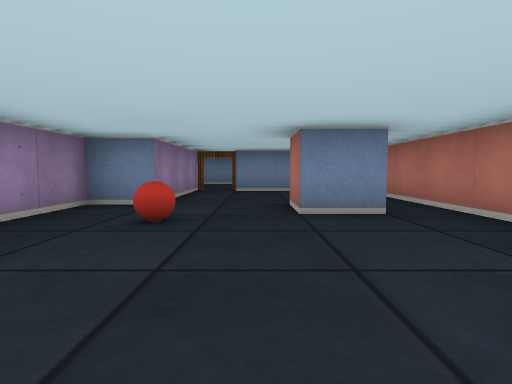
[1] (above)

14 first-person views from a walk through a cub3D level. The camera is about half as high as the walls, tilts 4° down and sees 80° across. The floor is counted in squares. Each view is taken from the middle of a square. On the plan, view 1 faces up. The plan holds only what a view shows up to about 9 squares ahead; the rest is blank.

[2]
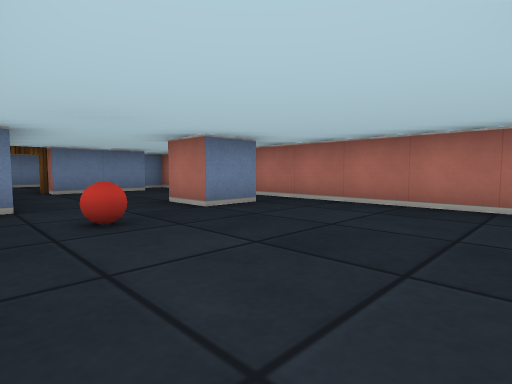

[3]
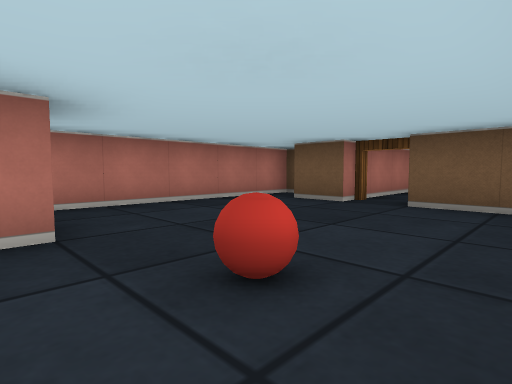

[4]
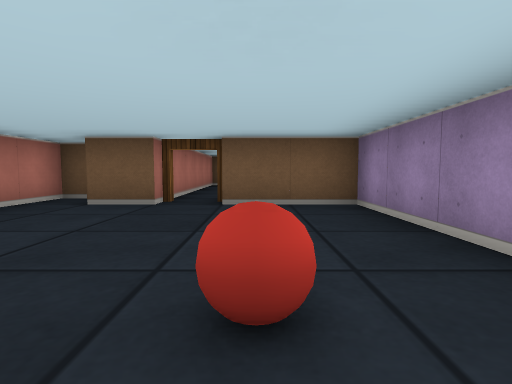

[5]
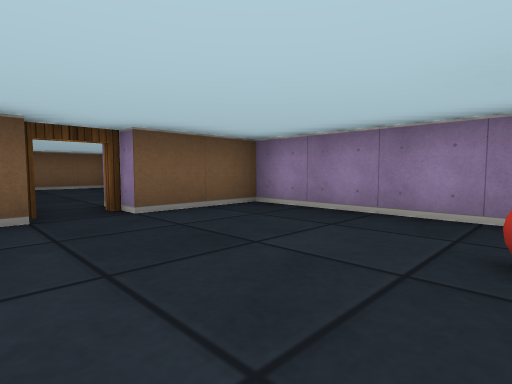

[6]
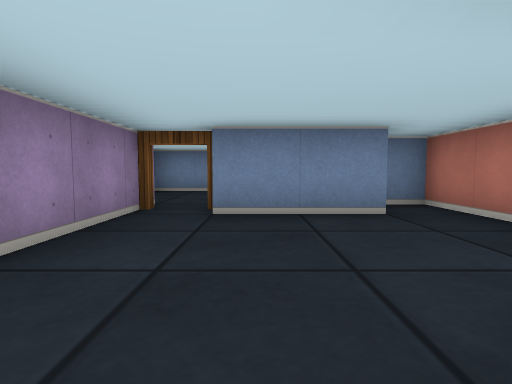

[7]
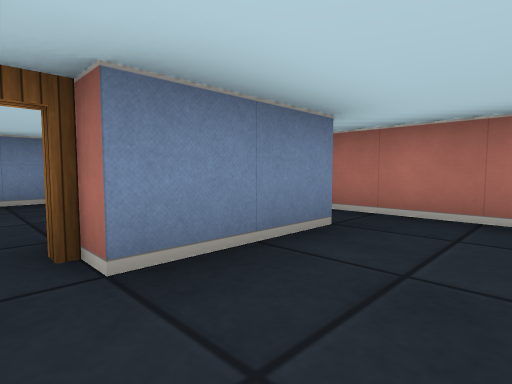

[8]
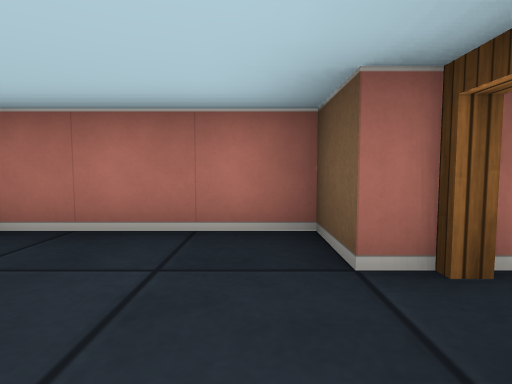

[9]
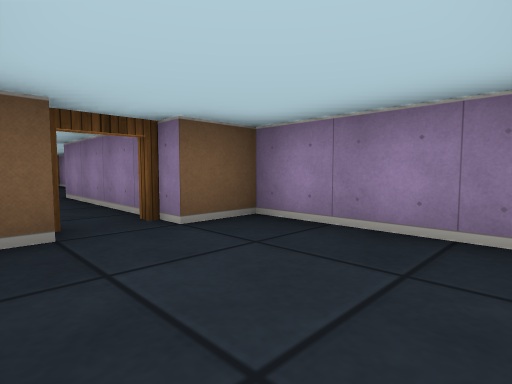

[10]
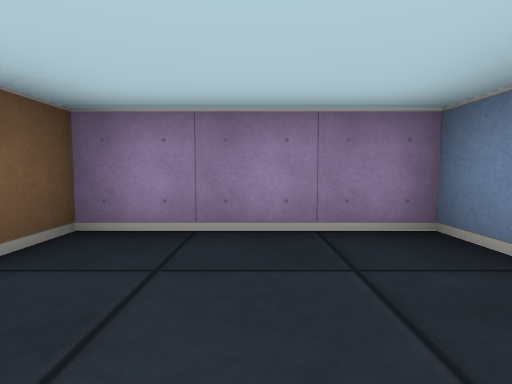

[11]
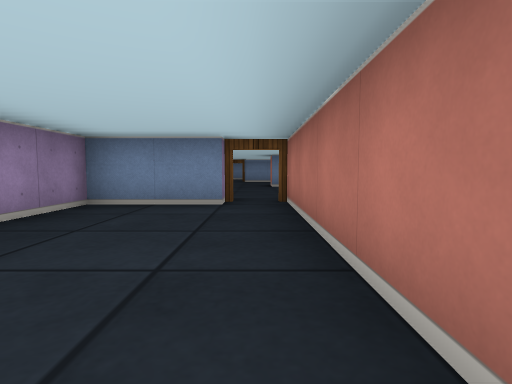

[12]
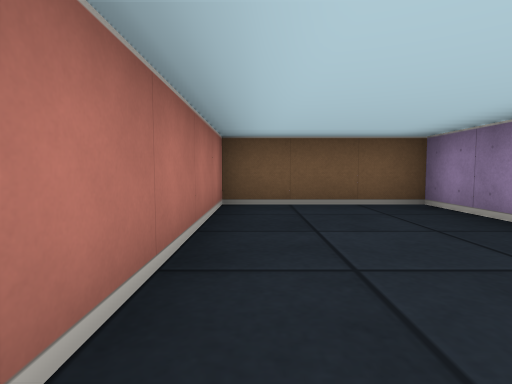

[13]
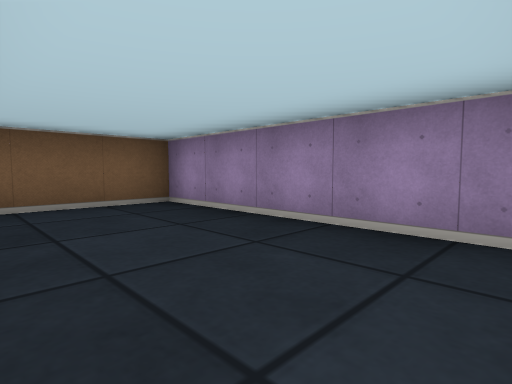

[14]
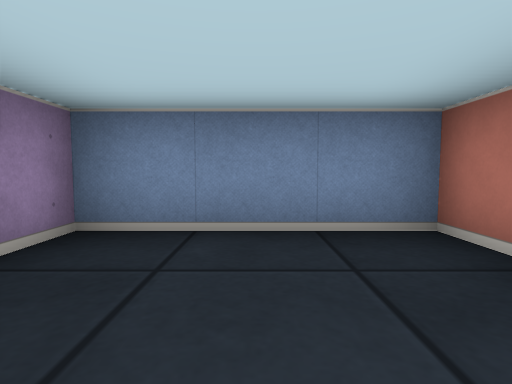

### Floor plan
Ten units are one square. View 1 is at (0, 0); x grows to the right and y downward. Boxes are objects, and circles mark ways between rooms. Rooms are numbered by the first view taken in them; rooms with no view inside come last. Other rooms are left out.
<svg viewBox="-30 -120 60 190">
<path fill="none" stroke="#000" d="M16 -35 5 -35 5 -45M5 5 15 5M16 -75 -5 -75M20 15 25 15 25 -85 19 -85M-15 -85 -15 -45 -25 -45 -25 5 -5 5M-5 -85 5 -85 5 -115 -25 -115 -25 -85 -15 -85M-5 15 -25 15 -25 65 5 65 5 5"/>
<rect x="-15" y="-35" width="10" height="10" fill="#bbb"><title>ball</title></rect>
<circle cx="-10" cy="-80" r="3" fill="#2a7"/>
<circle cx="0" cy="10" r="3" fill="#2a7"/>
<text x="0" y="-30">1</text>
<text x="-10" y="-100">2</text>
<text x="-10" y="40">3</text>
</svg>
Room 1 opens to room 2. Room 1 opens to room 3.

Where each view was taken, in squares from view 1:
view 1: 0 up, 0 right, facing up
view 2: 0 up, 2 left, facing up-right
view 3: 4 up, 2 left, facing down-right
view 4: 4 up, 1 left, facing down
view 5: 3 up, 1 right, facing down-left
view 6: 4 up, 0 right, facing up
view 7: 6 up, 1 left, facing up-right
view 8: 9 up, 2 left, facing right
view 9: 11 up, 0 right, facing down-left
view 10: 10 up, 0 right, facing left
view 11: 6 down, 0 right, facing up
view 12: 2 down, 0 right, facing down
view 13: 2 down, 0 right, facing down-left
view 14: 9 up, 1 left, facing up
